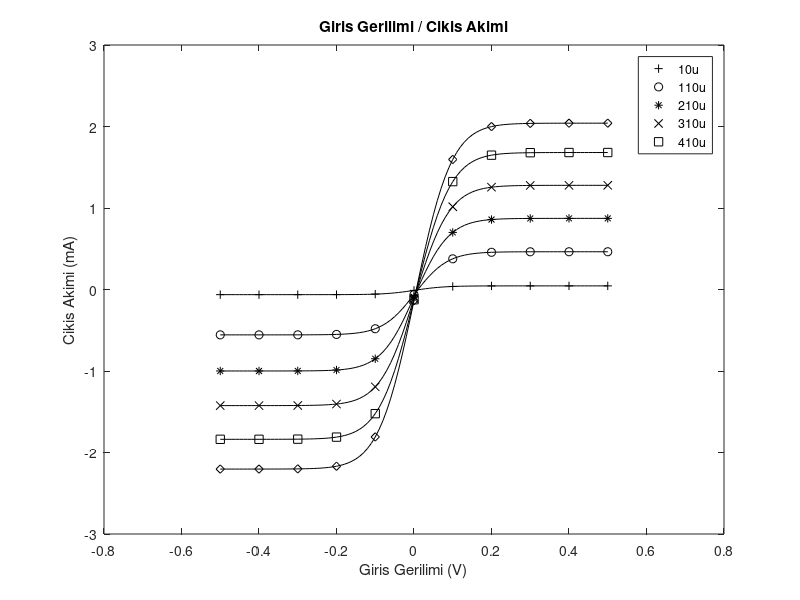
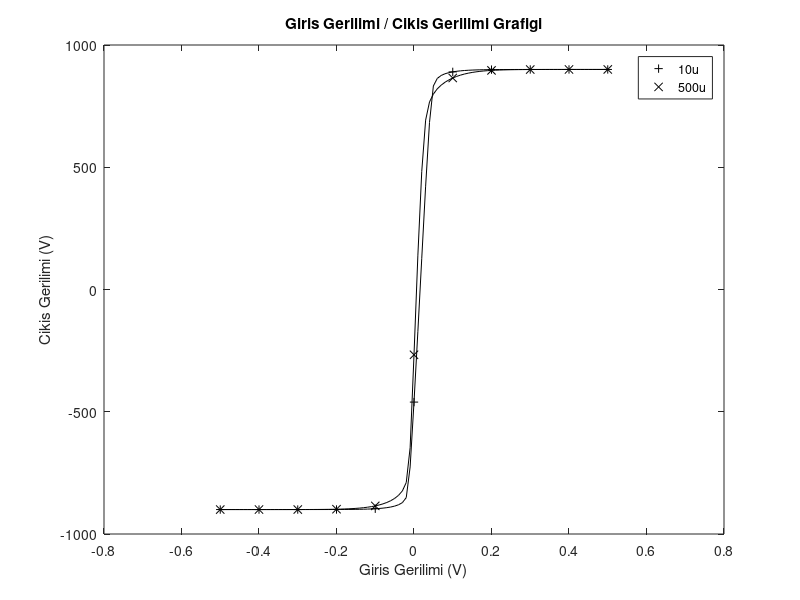
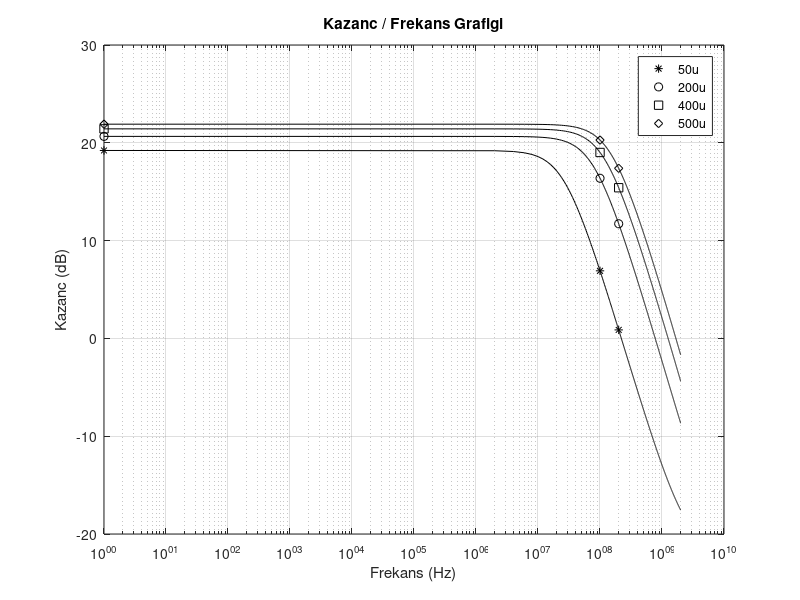
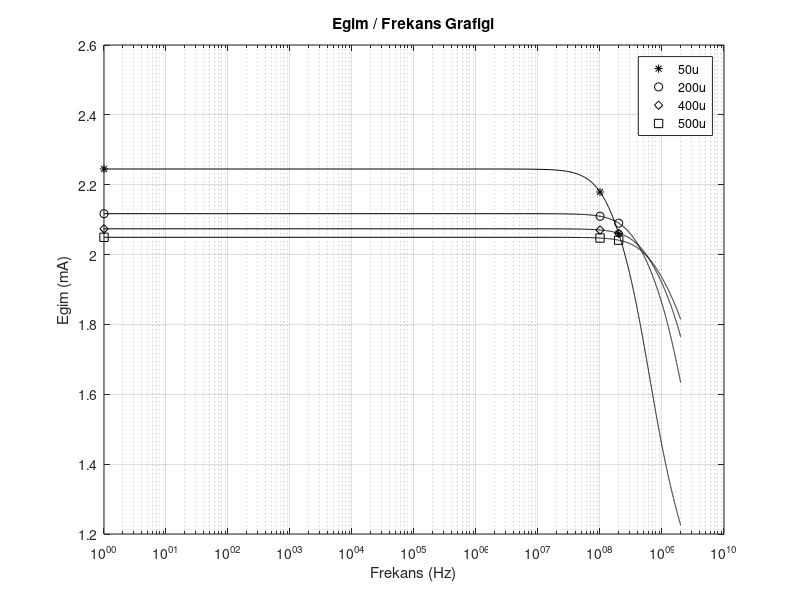

MATLAB code to generate these figures, in order:
clc
clear
close all

load('HW3_1.txt');
HW3_1 = HW3_1';

data_size = 101;
down_sample = 10;

Vin = zeros(6,data_size);
Iout = zeros(6,data_size);

for i=1:1:6
   holder = 1;
   for j = (data_size*(i-1)+1):((i*data_size))
       Vin(i,holder) = HW3_1(1,j);
       Iout(i,holder) = HW3_1(2,j);
       holder = holder + 1;
   end
   holder = 1;
end

Iout_downsampled = NaN(6,data_size);

for i=1:1:6
    for j=1:down_sample:data_size
        Iout_downsampled(i,j) = Iout(i,j);
    end
end

figure();
p1 = plot(Vin(1,:),Iout(1,:)*10^3,"k"); hold on;
p2 = plot(Vin(1,:),Iout_downsampled(1,:)*10^3 , "+k"); hold on;
    
p3 = plot(Vin(2,:),Iout(2,:)*10^3,"k"); hold on;
p4 = plot(Vin(2,:),Iout_downsampled(2,:)*10^3 , "ok"); hold on;

p5 = plot(Vin(3,:),Iout(3,:)*10^3,"k"); hold on;
p6 = plot(Vin(3,:),Iout_downsampled(3,:)*10^3 , "*k"); hold on;

p7 = plot(Vin(4,:),Iout(4,:)*10^3,"k"); hold on;
p8 = plot(Vin(4,:),Iout_downsampled(4,:)*10^3 , "xk"); hold on;

p9 = plot(Vin(5,:),Iout(5,:)*10^3,"k"); hold on;
p10 = plot(Vin(5,:),Iout_downsampled(5,:)*10^3 , "sk"); hold on;

p11 = plot(Vin(6,:),Iout(6,:)*10^3,"k"); hold on;
p12 = plot(Vin(6,:),Iout_downsampled(6,:)*10^3 , "dk"); hold on;

title("Giris Gerilimi / Cikis Akimi");
xlabel("Giris Gerilimi (V)"); ylabel("Cikis Akimi (mA)");
legend([p2 p4 p6 p8 p10],{"10u","110u","210u","310u","410u","500u"});

load("HW3_2.txt");
HW3_2 = HW3_2';
Vout2 = zeros(4,data_size);

for i=1:1:4
   holder = 1;
   for j = (data_size*(i-1)+1):((i*data_size))
       Vout2(i,holder) = HW3_2(3,j);
       holder = holder + 1;
   end
   holder = 1;
end

Vout2_downsampled = NaN(4,data_size);

for i=1:1:4
    for j=1:down_sample:data_size
        Vout2_downsampled(i,j) = Vout2(i,j);
    end
end

figure();
p9 = plot(Vin(1,:),Vout2(1,:)*10^3,"k"); hold on;
p10 = plot(Vin(1,:),Vout2_downsampled(1,:)*10^3 , "+k"); hold on;
    
p15 = plot(Vin(4,:),Vout2(4,:)*10^3,"k"); hold on;
p16 = plot(Vin(4,:),Vout2_downsampled(4,:)*10^3 , "xk"); hold on;

title('Giris Gerilimi / Cikis Gerilimi Grafigi');
xlabel('Giris Gerilimi (V)'); ylabel('Cikis Gerilimi (V)');
legend([p10 p16],{"10u","500u"});

load('HW3_3.txt');
HW3_3 = HW3_3';
data_size3 = 1000;
freq = zeros(4,data_size3);
gain = zeros(4,data_size3);

for i=1:1:4
   holder = 1;
   for j = (data_size3*(i-1)+1):((i*data_size3))
       freq(i,holder) = HW3_3(1,j);
       gain(i,holder) = HW3_3(2,j);
       holder = holder + 1;
   end
   holder = 1;
end

gain_downsampled = NaN(4,1000);
for i=1:1:4
    for j=1:50:data_size
        gain_downsampled(i,j) = gain(i,j);
    end
end

figure();
p17 = semilogx( freq(1,:), gain(1,:) , "-k"); hold on;
p18 = semilogx( freq(1,:), gain_downsampled(1,:) , "*k"); hold on;

p19 = semilogx( freq(2,:), gain(2,:) , "-k"); hold on;
p20 = semilogx( freq(2,:), gain_downsampled(2,:) , "ok"); hold on;

p21 = semilogx( freq(2,:), gain(3,:) , "-k"); hold on;
p22 = semilogx( freq(2,:), gain_downsampled(3,:) , "sk"); hold on;

p23 = semilogx( freq(2,:), gain(4,:) , "-k"); hold on;
p24 = semilogx( freq(2,:), gain_downsampled(4,:) , "dk"); hold on;

title("Kazanc / Frekans Grafigi");
xlabel("Frekans (Hz)");
ylabel("Kazanc (dB)");
legend([p18 p20 p22 p24],{"50u" , "200u" , "400u" ,"500u"});
grid on;


load('HW3_4.txt');
HW3_4 = HW3_4';
data_size4 = 1000;

freq2 = zeros(4,data_size4);
angle = zeros(4,data_size4);

for i=1:1:4
   holder = 1;
   for j = (data_size4*(i-1)+1):((i*data_size4))
       freq2(i,holder) = HW3_4(1,j);
       angle(i,holder) = HW3_4(2,j);
       holder = holder + 1;
   end
   holder = 1;
end

angle = db2mag(angle);

angle_downsampled = NaN(4,1000);
for i=1:1:4
    for j=1:50:data_size
        angle_downsampled(i,j) = angle(i,j);
    end
end

figure();
p25 = semilogx( freq2(1,:), angle(1,:) , "-k"); hold on;
p26 = semilogx( freq2(1,:), angle_downsampled(1,:) , "*k"); hold on;

p27 = semilogx( freq2(2,:), angle(2,:) , "-k"); hold on;
p28 = semilogx( freq2(2,:), angle_downsampled(2,:) , "ok"); hold on;

p29 = semilogx( freq2(3,:), angle(3,:) , "-k"); hold on;
p30 = semilogx( freq2(3,:), angle_downsampled(3,:) , "dk"); hold on;

p31 = semilogx( freq2(4,:), angle(4,:) , "-k"); hold on;
p32 = semilogx( freq2(4,:), angle_downsampled(4,:) , "sk"); hold on;

title("Egim / Frekans Grafigi");
xlabel("Frekans (Hz)");
ylabel("Egim (mA)");
legend([p26 p28 p30 p32],{"50u" , "200u" , "400u" ,"500u"});
grid on;
